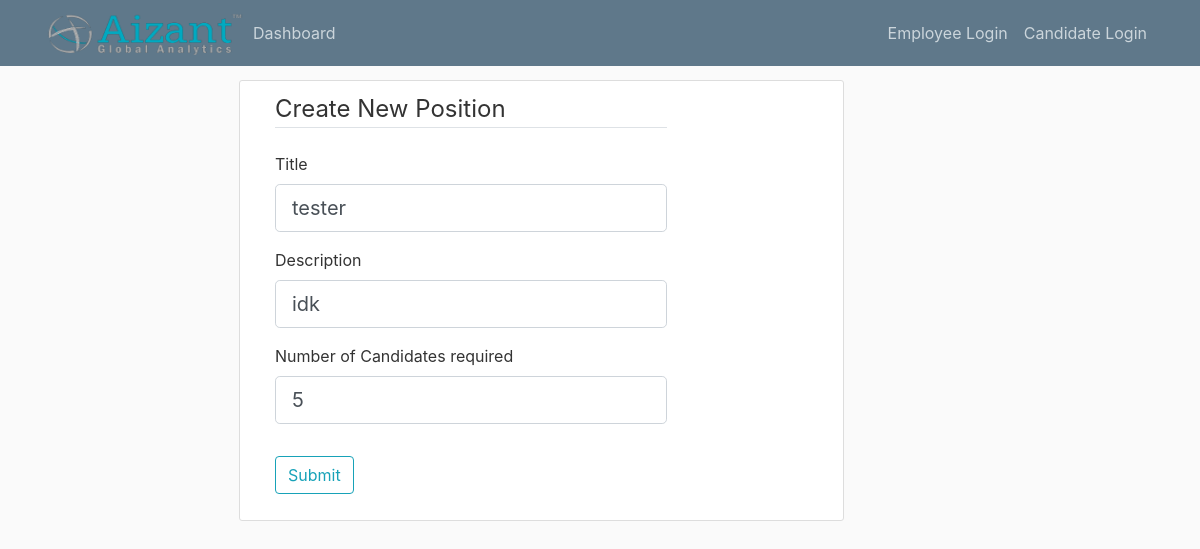
The app's page /position/1/update, older data.
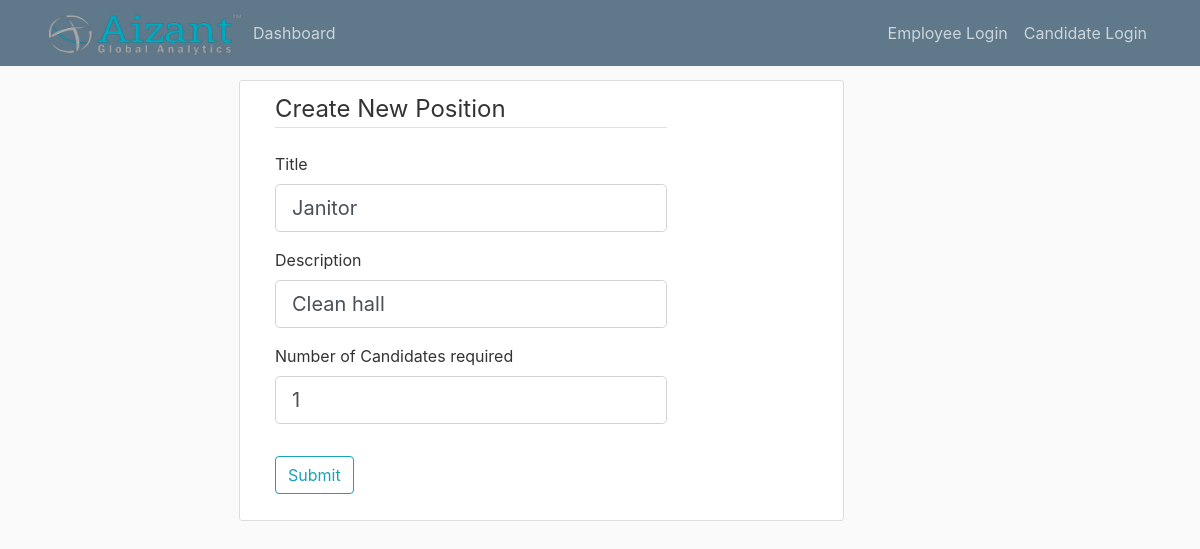
The same page, newer data.
### app/models.py (models this page shows, shortened)
class Position(db.Model):
    id = db.Column(db.Integer, primary_key=True)
    title = db.Column(db.String)
    description = db.Column(db.String(500))
    required_number = db.Column(db.Integer)
    number_applied = db.Column(db.Integer)
    applications = db.relationship('Application', backref='application')

### app/routes.py (the view, shortened to what this page needs)
@app.route('/position/<position_id>/update', methods=['GET', 'POST'])
def update_position(position_id):
    position = Position.query.filter_by(id=position_id).first()
    form = CreateNewPositionForm()
    if request.method == 'GET':
        form.title.data = position.title
        form.description.data = position.description
        form.required_number.data = position.required_number
        return render_template('create_new_position.html', form=form)

### app/forms.py
class CreateNewPositionForm(FlaskForm):
    title = StringField('Title')
    description = StringField('Description')
    required_number = IntegerField('Number of Candidates required')
    submit = SubmitField('Submit')

### app/templates/create_new_position.html (shortened to what this page needs)
{% extends 'layout.html' %}
{% block content %}
    <div class="content-section">
        <form method="post" action="" class="col-md-9">
            <fieldset class="form-group">
                <legend class="border-bottom mb-4">Create New Position</legend>
                <div class="form-group">
                    {{ form.title.label(class="form-control-label") }}
                    {% if form.title.errors %}
                        {{ form.title(class="form-control form-control-lg is-invalid") }}
                        <div class="invalid-feedback">
                            {% for errors in form.title.errors %}
                                <span>{{ errors }}</span>
                            {% endfor %}
                        </div>
                    {% else %}
                        {{ form.title(class="form-control form-control-lg") }}
                    {% endif %}
                </div>
                <div class="form-group">
                    {{ form.description.label(class="form-control-label") }}
                    {% if form.description.errors %}
                        {{ form.description(class="form-control form-control-lg is-invalid") }}
                        <div class="invalid-feedback">
                            {% for errors in form.description.errors %}
                                <span>{{ errors }}</span>
                            {% endfor %}
                        </div>
                    {% else %}
                        {{ form.description(class="form-control form-control-lg") }}
                    {% endif %}
                </div>
                <div class="form-group">
                    {{ form.required_number.label(class="form-control-label") }}
                    {% if form.required_number.errors %}
                        {{ form.required_number(class="form-control form-control-lg is-invalid") }}
                        <div class="invalid-feedback">
                            {% for errors in form.required_number.errors %}
                                <span>{{ errors }}</span>
                            {% endfor %}
                        </div>
                    {% else %}
                        {{ form.required_number(class="form-control form-control-lg") }}
                    {% endif %}
                </div>
            </fieldset>
            <div class="form-group">
                {{ form.submit(class="btn btn-outline-info") }}
            </div>
        </form>
    </div>
{% endblock %}

Row changes from the older to the newer data that the page shows:
changed Position: title "tester" → "Janitor"; description "idk" → "Clean hall"; required_number "5" → "1"
